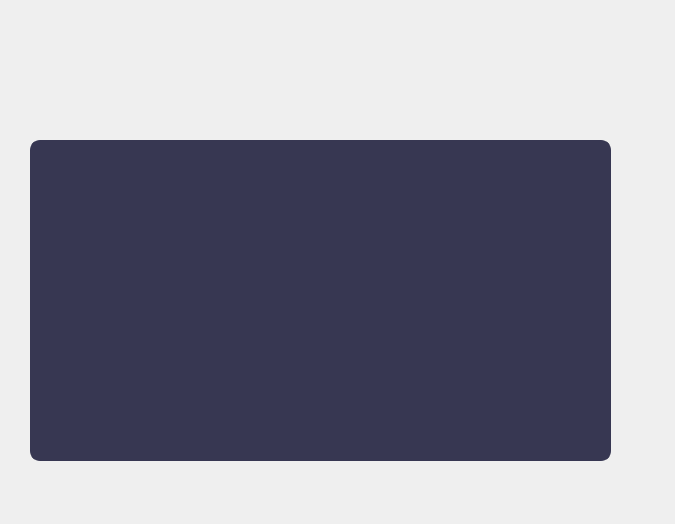
<?xml version="1.0" encoding="UTF-8"?>
<ui version="4.0">
 <class>updating_into_author</class>
 <widget class="QWidget" name="updating_into_author">
  <property name="geometry">
   <rect>
    <x>0</x>
    <y>0</y>
    <width>675</width>
    <height>524</height>
   </rect>
  </property>
  <property name="windowTitle">
   <string>Form</string>
  </property>
  <widget class="QTableView" name="tableView">
   <property name="geometry">
    <rect>
     <x>30</x>
     <y>140</y>
     <width>581</width>
     <height>321</height>
    </rect>
   </property>
   <property name="styleSheet">
    <string notr="true">QTableView {
border: 4px solid #373752;
border-radius: 10px;
gridline-color: #FFFFFF; /* #6D55FF */
background-color: #373752;
}

QTableView::item {
background-color: #222338;
font-family: Poppins; /* Установка шрифта */
font-size: 15pt; /* Установка размера шрифта */
color: white;
}

QTableView::item:selected {
background-color: #A0A1A8; /* #6D55FF */
color: white;
}

QTableView::item:focus {
background-color: #373752; /* #6D55FF */
color: white;
}

QHeaderView::section {
background-color: #373752; /* #6D55FF */
color: white;
font-family: Poppins;
font-size: 14pt;
}

QHeaderView::section:horizontal {
border: none; /* убираем горизонтальные линии разделителя */
}

QHeaderView::section:vertical {
border: none; /* убираем вертикальные линии разделителя */
}

QScrollBar:vertical {
border: none;
background: white; /* Можно изменить на цвет фона таблицы или окна */
width: 7px; /* Уменьшенная ширина */
margin: 0px; /* Если не нужно отступление от краев */
border-radius: 2px; /* Уменьшенное закругление */
}

QScrollBar::handle:vertical {
background: #F23878;
min-height: 7px; /* Уменьшенная минимальная длина */
border-radius: 2px; /* Уменьшенное закругление */
}

QScrollBar::add-page:vertical, QScrollBar::sub-page:vertical {
background: #373752; /* Это изменит цвет фона неактивных частей ползунка */
}

QScrollBar::add-line:vertical, QScrollBar::sub-line:vertical {
border: none;
background: none;
width: 0px;
height: 0px;
}

QScrollBar:horizontal {
border: none;
background: white; /* Можно изменить на цвет фона таблицы или окна */
height: 7px; /* Уменьшенная высота */
margin: 0px; /* Если не нужно отступление от краев */
/*border-radius: 5px; /* Уменьшенное закругление */
}

QScrollBar::handle:horizontal {
background: #373752;
min-width: 10px; /* Уменьшенная минимальная длина */
border-radius: 5px; /* Уменьшенное закругление */
}

QScrollBar::add-page:horizontal, QScrollBar::sub-page:horizontal {
background: #373752; /* Это изменит цвет фона неактивных частей ползунка */
}</string>
   </property>
  </widget>
 </widget>
 <resources/>
 <connections/>
</ui>
